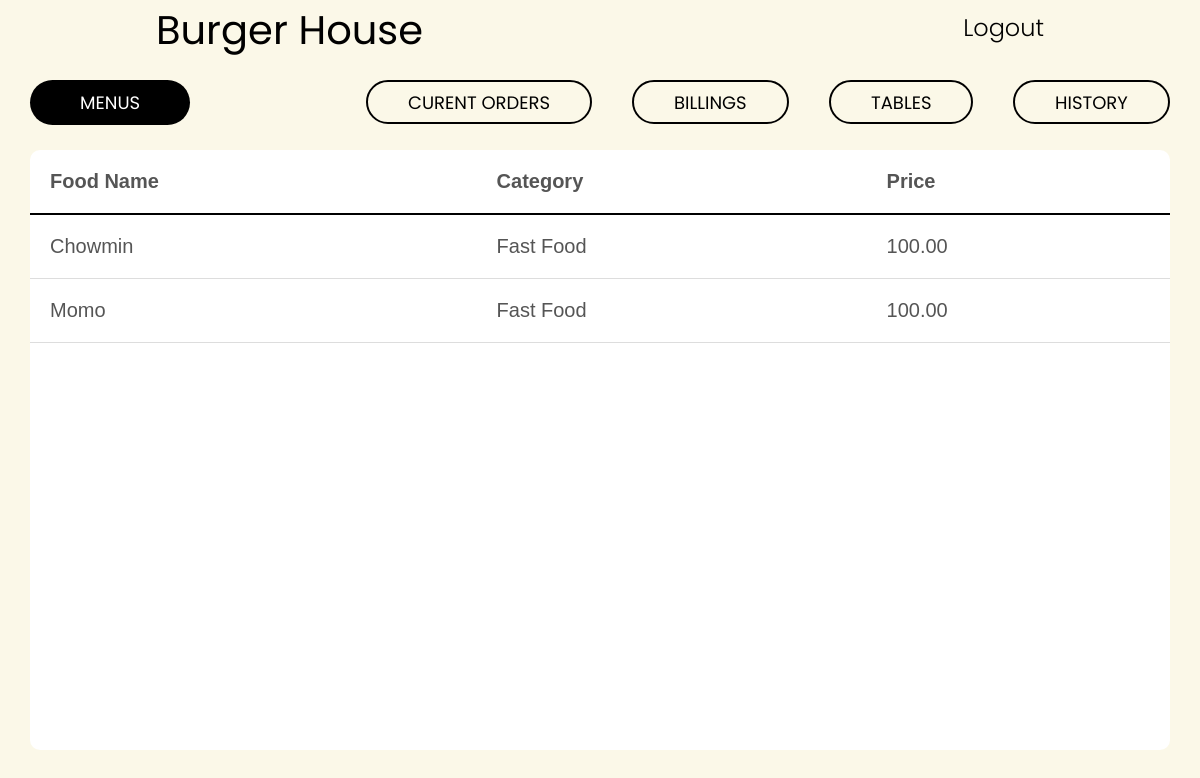
The page /food/menu/ (signed in) on the database its author committed.
### users/models.py (models this page shows, shortened)
class UserProfile(AbstractBaseUser, PermissionsMixin):
    email = models.EmailField(max_length=255, unique=True)
    name = models.CharField(max_length=255)
    is_active = models.BooleanField(default=True)
    is_staff = models.BooleanField(default=False)
    is_restaurant = models.BooleanField(default=True)
    objects = UserProfileManager()
    USERNAME_FIELD = 'email'
    REQUIRED_FIELDS = []

### fooditem/models.py (models this page shows)
class FoodItem(models.Model):
    food_id = models.AutoField(primary_key = True)
    name = models.CharField(max_length=255)
    unit_price = models.DecimalField(max_digits=7,decimal_places=2)
    menu_id = models.ForeignKey(Menu,on_delete=models.CASCADE)
    picture = models.ImageField(null=True,blank=True,upload_to="food_image")
    rating = models.DecimalField(null=True,blank=True,max_digits=2,decimal_places=2)
    item_category = models.CharField(max_length=255)
    def __str__(self):
        return self.name

### fooditem/views.py (the view)
# urls.py: path('food/menu/',views.menu_view)
def menu_view(request):
    restaurant = Restaurant.objects.filter(restaurant_name=request.user.name)
    menu = Menu.objects.filter(restaurant = restaurant[0].restaurant_id)
    food_item = FoodItem.objects.filter(menu_id=menu[0])
    fitems = {
        "food_items":food_item
    }
    print(food_item)
    for item in food_item:
        print(item.name)
    template="MenuPage.html"
    return render(request,template,fitems)

### fooditem/templates/MenuPage.html
{% extends 'MainPage/base.html' %}
{% block navbar %}
    <header>
        <nav>
            <div class="row">
                <h3 class="current-selection"><a id="selection" href="#">Menus</a></h3>
                <ul class='main-nav'>
                    <li class="coolBeans"><a id="cube" href="/orders/currentorders/">Curent Orders</a></li>
                    <li class="coolBeans"><a id="cube" href="/auth/billing">Billings</a></li>
                    <li class="coolBeans"><a id="cube" href="/restaurant/tables">Tables</a></li>
                    <li class="coolBeans"><a id="cube" href="/auth/history">History</a></li>
                </ul>
            </div>
        </nav>
    </header>
{% endblock navbar%}
{% block section-content %}
    <div class="wrap-section clearfix" >
           <table>
              <tr>
                <th>Food Name</th>
                <th>Category</th>
                <th>Price</th>
              </tr>
              {% for item in food_items %}
                <tr>
                    <td> {{item.name}}</td>
                    <td> {{item.item_category}}</td>
                    <td> {{item.unit_price}}</td>
                </tr>
                {% endfor %}
            </table>
        </div>
{% endblock section-content %}

### users/templates/MainPage/base.html (shortened to what this page needs)
{% load static %}
<!DOCTYPE HTML>
<html lang='en'>
<head>
    <link rel="stylesheet" href="{% static 'css/home.css'%}" type="text/css">
</head>
<body>
    {% block navbar %}
    {% endblock navbar %}
    <div>
        {% if user.is_authenticated %}
            <h2 class="res_name">{{ user.name }} </h2>
            <div class="log_out">
                <a href="/auth/logout/"> Logout </a>
            </div>
        {% endif %}
    </div>
    <section class="main-section clearfix">
        {% block section-content %}
        {% endblock section-content %}
    </section>
</body>
</html>

### static/css/home.css (style rules this page uses)
* { margin: 0; padding: 0; box-sizing: border-box; }
html { background-color: #fff; color: #555; font-weight: 300; font-family: 'Poppins'; font-size: 20px; text-rendering: optimizeLegibility; }
.row { max-width: 1140px; margin: 0 auto; position: relative; }
.clearfix { zoom: 1; }
.clearfix:after { content: ' '; clear: both; display: block; height: 0; visibility: hidden; }
.current-selection { list-style: none; width: auto; font-weight: 400; margin-top: 80px; height: 90px; float: left; background-color: black; border-radius: 3rem; height: 100%; font-weight: 400; font-size: 1rem; overflow: hidden; padding: 1rem 2rem; color: white; z-index: -1; }
.current-selection #selection { color: white; }
.main-nav { list-style: none; float: right; position: relative; margin-top: 80px; display: flex; flex-direction: row; }
.main-nav li { display: inline-block; margin-left: 40px; text-align: start; display: flex; justify-content: center; align-items: center; height: 20px; }
.main-nav li a:link, .current-selection a:link, .current-selection a:visited, .main-nav li a:visited { padding: 8px 0; color: #000; text-decoration: none; font-size: 18px; text-transform: uppercase; }
.coolBeans { border: 2px solid currentColor; border-radius: 3rem; font-weight: 400; height: 90px; text-align: center; color: black; font-size: 4rem; overflow: hidden; padding: 1rem 2rem; text-decoration: none; transition: .2s transform ease-in-out; will-change: transform; z-index: 0; }
.coolBeans::after { background-color: black; border-radius: 3rem; content: ''; height: 100%; font-weight: 400; width: 100%; color: black; position: absolute; transform: translate(-100%, 0) rotate(10deg); transform-origin: top left; transition: .2s transform ease-out; will-change: transform; z-index: -1; }
.current-selection { list-style: none; width: auto; font-weight: 400; margin-top: 80px; height: 90px; float: left; background-color: black; border-radius: 3rem; height: 100%; font-weight: 400; font-size: 19px; overflow: hidden; padding: 8px 50px; color: white; z-index: -1; }
.current-selection #selection { color: white; width: 100%; left: 0px; }
.res_name { color: #000; font-weight: 400; position: absolute; left: 13%; font-size: 200%; margin: 0 auto; }
.log_out { margin-top: 10px; position: absolute; right: 13%; border: none; }
.log_out a { font-size: 120%; padding-top: 20px; color: #000; padding-bottom: 8px; text-decoration: none; border-bottom: 1px solid transparent; transition: border-bottom 0.2s; }
.main-section { padding-top: 50px; background-color: #FBF8E8; background-size: cover; background-position: center; height: 100vh; }
.wrap-section { width: 1140px; min-height: 75vh; position: absolute; border-radius: 10px; margin-top: 50px; top: 50%; left: 50%; margin-right: -50%; background: #fff; transform: translate(-50%, -50%); }
table { font-family: arial, sans-serif; border-collapse: collapse; width: 100%; }
td { border-bottom: 1px solid #dddddd; }
th, td { text-align: left; padding: 20px; }
th { margin-top: 0; border-bottom: 2px solid #000; }
th:last-child { border-right: none; border-bottom: 2px solid #000; }

### rows shown on the page
UserProfile: name "Burger House"
FoodItem: name "Chowmin", item_category "Fast Food", unit_price "100.00"
FoodItem: name "Momo", item_category "Fast Food", unit_price "100.00"
